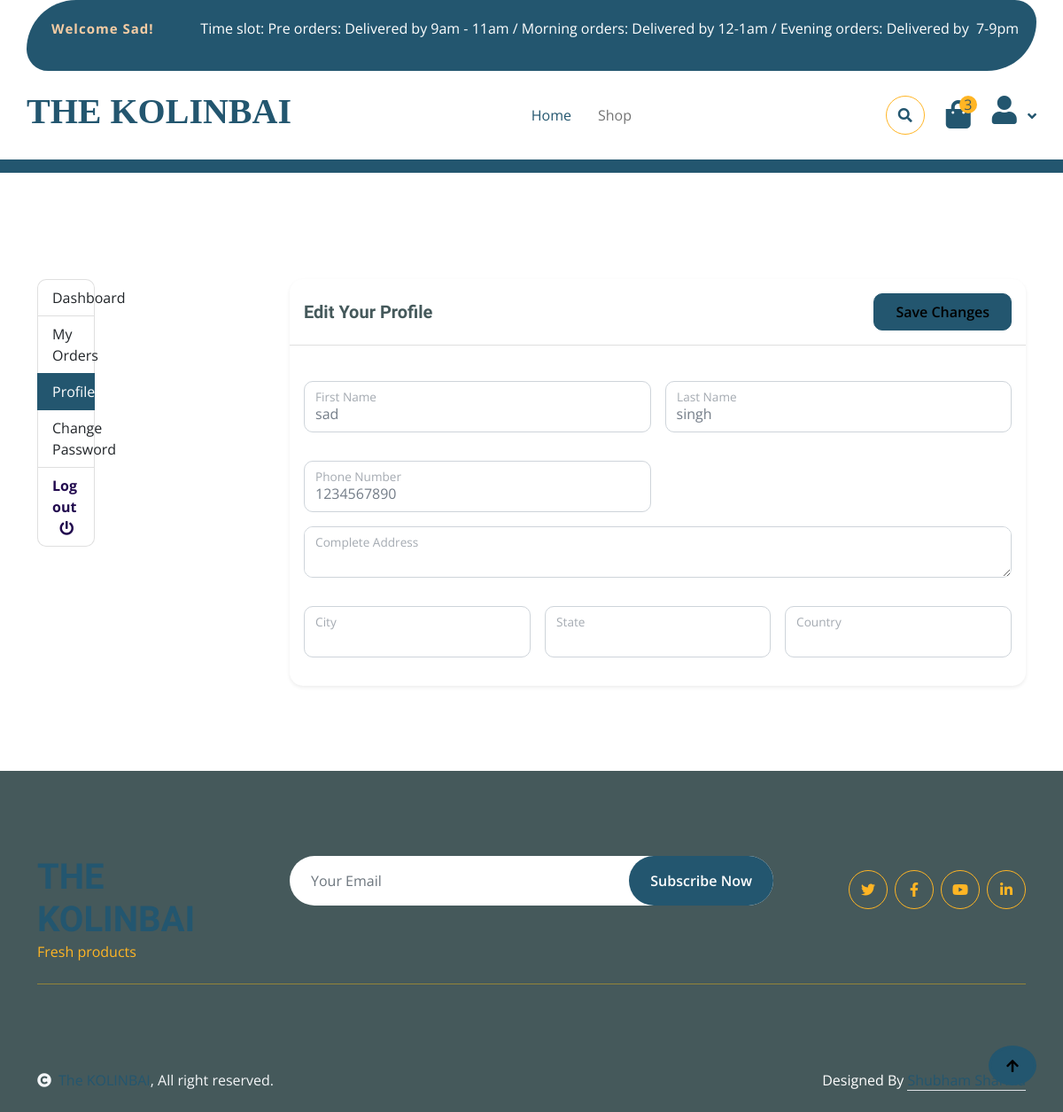
Page /account/edit_profile/ (signed in) on the committed database.
### accounts/models.py (models this page shows, shortened)
class Account(AbstractBaseUser):
    first_name = models.CharField(max_length=50)
    last_name = models.CharField(max_length=50)
    username = models.CharField(max_length=50, unique=False)
    email = models.EmailField(max_length=100, unique=True)
    Phone_number = models.CharField(max_length=50)
    is_admin = models.BooleanField(default=False)
    is_staff = models.BooleanField(default=False)
    is_active = models.BooleanField(default=False)
    is_superadmin = models.BooleanField(default=False)
    date_joined_for_format = models.DateTimeField(auto_now_add=True)
    last_login_for_format  = models.DateTimeField(auto_now_add=True)
    USERNAME_FIELD = 'email'
    REQUIRED_FIELDS = ['username', 'first_name', 'last_name']
    objects = AccountManger()

class UserProfile(models.Model):
    user = models.OneToOneField(Account, on_delete=models.CASCADE)
    address = models.TextField(blank=True, max_length=500)
    profile_picture = models.ImageField(blank=True, upload_to='userprofile', default='static/user_image_default.png')
    city = models.CharField(blank=True, max_length=20)
    state = models.CharField(blank=True, max_length=20)
    country = models.CharField(blank=True, max_length=20)

### accounts/views.py (the view)
# urls.py: path('edit_profile/', views.edit_profile, name='edit_profile'),
@login_required(login_url = 'accounts:login')
def edit_profile(request):
    userprofile = get_object_or_404(UserProfile, user=request.user)
    if request.method == 'POST':
        user_form = UserForm(request.POST, instance=request.user)
        profile_form = UserProfileForm(request.POST, request.FILES, instance=userprofile)
        if user_form.is_valid() and profile_form.is_valid():
            user_form.save()
            profile_form.save()
            messages.success(request, 'Your profile has been updated.')
            return redirect('accounts:edit_profile')
    else:
        user_form = UserForm(instance=request.user)
        profile_form = UserProfileForm(instance=userprofile)
    context = {
        'user_form': user_form,
        'profile_form': profile_form,
        'userprofile': userprofile,
    }
    return render(request, 'shop/accounts/dashboard/edit_profile.html', context)

### accounts/forms.py
class UserForm(forms.ModelForm):
    class Meta:
        model = Account
        fields = ('first_name', 'last_name', 'Phone_number')
    def __init__(self, *args, **kwargs):
        super(UserForm, self).__init__(*args, **kwargs)
        for field in self.fields:
            self.fields[field].widget.attrs['class'] = 'form-control'

class UserProfileForm(forms.ModelForm):
    profile_picture = forms.ImageField(required=False, error_messages = {'invalid':("Image files only")}, widget=forms.FileInput)
    class Meta:
        model = UserProfile
        fields = ('address', 'city', 'state', 'country', 'profile_picture')
    def __init__(self, *args, **kwargs):
        super(UserProfileForm, self).__init__(*args, **kwargs)
        for field in self.fields:
            self.fields[field].widget.attrs['class'] = 'form-control'

### shop/context_processors.py (called while the page is built)
def category_list(request):
    return {
        'categories' : Category.objects.all(),
    }

### templates/shop/accounts/dashboard/edit_profile.html (shortened to what this page needs)
{% extends '../../../base.html' %}
{% load static %}
{% block content %}
<div class="container-fluid bg-primary py-5 mb-5">
    <div class="container">
        <div class="row align-items-center">
            <div class="col-12 text-center">
                <h1 class="text-white display-4">Edit Profile</h1>
                <nav aria-label="breadcrumb">
                    <ol class="breadcrumb justify-content-center bg-transparent mb-0">
                        <li class="breadcrumb-item"><a href="\" class="text-white">Home</a></li>
                        <li class="breadcrumb-item text-white active" aria-current="page">Edit Profile</li>
                    </ol>
                </nav>
            </div>
        </div>
    </div>
</div>
<div class="container py-5">
    <div class="row">
        <div class="col-lg-3 mb-4">
            {% include "includes/dashboard_slider.html" %}
        </div>
        <div class="col-lg-9">
            <div class="card shadow-sm">
                <div class="card-header bg-white py-3 d-flex justify-content-between align-items-center">
                    <h5 class="mb-0">Edit Your Profile</h5>
                    <button type="submit" form="profile-form" class="btn btn-primary">
                        Save Changes
                    </button>
                </div>
                <div class="card-body">
                    <form id="profile-form" action="{% url 'accounts:edit_profile' %}" method="POST" enctype="multipart/form-data">
                        <div class="row g-3">
                            <div class="col-md-6">
                                <div class="form-floating mb-3">
                                    {{user_form.first_name}}
                                    <label>First Name</label>
                                </div>
                            </div>
                            <div class="col-md-6">
                                <div class="form-floating mb-3">
                                    {{user_form.last_name}}
                                    <label>Last Name</label>
                                </div>
                            </div>
                            <div class="col-md-6">
                                <div class="form-floating mb-3">
                                    {{user_form.Phone_number}}
                                    <label>Phone Number</label>
                                </div>
                            </div>
                        </div>
                        <div class="row g-3">
                            <div class="col-12">
                                <div class="form-floating mb-3">
                                    {{profile_form.address}}
                                    <label>Complete Address</label>
                                </div>
                            </div>
                            <div class="col-md-4">
                                <div class="form-floating mb-3">
                                    {{profile_form.city}}
                                    <label>City</label>
                                </div>
                            </div>
                            <div class="col-md-4">
                                <div class="form-floating mb-3">
                                    {{profile_form.state}}
                                    <label>State</label>
                                </div>
                            </div>
                            <div class="col-md-4">
                                <div class="form-floating mb-3">
                                    {{profile_form.country}}
                                    <label>Country</label>
                                </div>
                            </div>
                        </div>
                    </form>
                </div>
            </div>
        </div>
    </div>
</div>
<link rel="stylesheet" href="https://cdnjs.cloudflare.com/ajax/libs/font-awesome/5.15.4/css/all.min.css">
{% endblock content %}

### templates/base.html (shortened to what this page needs)
<!DOCTYPE html>
{% load static %}
<html lang="en">
    <head>
        <link rel="stylesheet" href="https://use.fontawesome.com/releases/v5.15.4/css/all.css"/>
        <link href="https://cdn.jsdelivr.net/npm/bootstrap-icons@1.4.1/font/bootstrap-icons.css" rel="stylesheet">
        <link href="{% static 'assets/lib/lightbox/css/lightbox.min.css' %}" rel="stylesheet">
        <link href="{% static 'assets/lib/owlcarousel/assets/owl.carousel.min.css' %}" rel="stylesheet">
        <link href="{% static 'assets/css/bootstrap.min.css' %}" rel="stylesheet">
        <link href="{% static 'assets/css/style.css' %}" rel="stylesheet">
    </head>
    <body>
        <div class="container-fluid fixed-top">
            <div class="container topbar bg-primary d-none d-lg-block">
                <div class="d-flex justify-content-between">
                    <div class="top-info ps-2">
                        {% if user.id is None %}
                        <div class="left floatleft">
                            <small class="me-3"><i class="fas fa-map-marker-alt me-2 text-secondary"></i> <a href="#" class="text-white">WELCOME GUEST</a></small>
                        </div>
                        {% else %}
                        <div class="left floatleft">
                            <p style="color:#f4cca4"><b>Welcome {{user.first_name | capfirst}}!</b></p>
                        </div>
                        {% endif %}
                    </div>
                    <div>
                        <p style="color: white;">
                            Time slot:
                            Pre orders: Delivered by 9am - 11am /
                            Morning orders: Delivered by 12-1am /
                            Evening orders: Delivered by  7-9pm
                        </p>
                    </div>
                </div>
            </div>
            <div class="container px-0">
                <nav class="navbar navbar-light bg-white navbar-expand-xl">
                    <div>
                    <a href="\" class="navbar-brand"><h1 style="font-family: cursive; font-weight:var(170px)" class="text-primary display-6">THE KOLINBAI</h1></a>
                    </div>
                    <div class="collapse navbar-collapse bg-white" id="navbarCollapse">
                        <div class="navbar-nav mx-auto">
                            <a href="\" class="nav-item nav-link active">Home</a>
                            <a href="{% url 'shop:shop' %}" class="nav-item nav-link">Shop</a>
                        </div>
                        <div class="d-flex m-3 me-0">
                            <button class="btn-search btn border border-secondary btn-md-square rounded-circle bg-white me-4" data-bs-toggle="modal" data-bs-target="#searchModal"><i class="fas fa-search text-primary"></i></button>
                            <a href="{% url 'cart:cart' %}" class="position-relative me-4 my-auto">
                                <i class="fa fa-shopping-bag fa-2x"></i>
                                <span class="position-absolute bg-secondary rounded-circle d-flex align-items-center justify-content-center text-dark px-1" style="top: -5px; left: 15px; height: 20px; min-width: 20px;">3</span>
                            </a>
                            <div class="dropdown">
                                <a href="#" class="dropdown-toggle" role="button" id="userDropdown" data-bs-toggle="dropdown" aria-expanded="false">
                                    <i class="fas fa-user fa-2x"></i>
                                </a>
                            </div>
                        </div>
                    </div>
                </nav>
            </div>
        </div>
        {% block content %}
        {% endblock content %}
         <div class="container-fluid bg-dark text-white-50 footer pt-5 mt-5">
            <div class="container py-5">
                <div class="pb-4 mb-4" style="border-bottom: 1px solid rgba(226, 175, 24, 0.5) ;">
                    <div class="row g-4">
                        <div class="col-lg-3">
                            <a href="#">
                                <h1 class="text-primary mb-0">THE KOLINBAI</h1>
                                <p class="text-secondary mb-0">Fresh products</p>
                            </a>
                        </div>
                        <div class="col-lg-6">
                            <div class="position-relative mx-auto">
                                <input class="form-control border-0 w-100 py-3 px-4 rounded-pill" type="number" placeholder="Your Email">
                                <button type="submit" class="btn btn-primary border-0 border-secondary py-3 px-4 position-absolute rounded-pill text-white" style="top: 0; right: 0;">Subscribe Now</button>
                            </div>
                        </div>
                        <div class="col-lg-3">
                            <div class="d-flex justify-content-end pt-3">
                                <a class="btn  btn-outline-secondary me-2 btn-md-square rounded-circle" href=""><i class="fab fa-twitter"></i></a>
                                <a class="btn btn-outline-secondary me-2 btn-md-square rounded-circle" href=""><i class="fab fa-facebook-f"></i></a>
                                <a class="btn btn-outline-secondary me-2 btn-md-square rounded-circle" href=""><i class="fab fa-youtube"></i></a>
                                <a class="btn btn-outline-secondary btn-md-square rounded-circle" href=""><i class="fab fa-linkedin-in"></i></a>
                            </div>
                        </div>
                    </div>
                </div>
            </div>
        </div>
        <div class="container-fluid copyright bg-dark py-4">
            <div class="container">
                <div class="row">
                    <div class="col-md-6 text-center text-md-start mb-3 mb-md-0">
                        <span class="text-light"><a href="#"><i class="fas fa-copyright text-light me-2"></i>The KOLINBAI</a>, All right reserved.</span>
                    </div>
                    <div class="col-md-6 my-auto text-center text-md-end text-white">
                        Designed By <a class="border-bottom" href="https://www.linkedin.com/in/shubhamsharma-6b583b28a/">Shubham Sharma</a>
                    </div>
                </div>
            </div>
        </div>
        <a href="#" class="btn btn-primary border-3 border-primary rounded-circle back-to-top"><i class="fa fa-arrow-up"></i></a>
    </body>
</html>

### core/static/assets/css/style.css (style rules this page uses)
.back-to-top { position: fixed; right: 30px; bottom: 30px; display: flex; width: 45px; height: 45px; align-items: center; justify-content: center; transition: 0.5s; z-index: 99; }
.btn { font-weight: 600; transition: .5s; }
.btn-md-square { width: 44px; height: 44px; }
.btn-square, .btn-sm-square, .btn-md-square, .btn-lg-square { padding: 0; display: flex; align-items: center; justify-content: center; font-weight: normal; }
.btn.border-secondary { transition: 0.5s; }
.fixed-top { transition: 0.5s; background: var(--bs-white); border: 0; }
.topbar { padding: 20px; border-radius: 230px 100px; }
.topbar .top-info { font-size: 15px; line-height: 0; letter-spacing: 1px; display: flex; align-items: center; }
.navbar .navbar-nav .nav-link { padding: 10px 15px; font-size: 16px; transition: .5s; }
.navbar { height: 100px; border-bottom: 1px solid rgba(255, 255, 255, .1); }
.navbar .navbar-nav .nav-link:hover, .navbar .navbar-nav .nav-link.active, .fixed-top.bg-white .navbar .navbar-nav .nav-link:hover, .fixed-top.bg-white .navbar .navbar-nav .nav-link.active { color: var(--bs-primary); }
.navbar .dropdown-toggle::after { border: none; content: "\f107"; font-family: "Font Awesome 5 Free"; font-weight: 700; vertical-align: middle; margin-left: 8px; }

### templates/shop/accounts/dashboard/edit_profile.html (style rules this page uses)
.form-floating > label { padding: 1rem 0.75rem; }
.form-floating > .form-control { padding: 1rem 0.75rem; }
.card { border: none; border-radius: 15px; }
.card-header { border-radius: 15px 15px 0 0 !important; }
.btn-primary { padding: 0.5rem 1.5rem; }
.breadcrumb-item + .breadcrumb-item::before { color: white; }

### rows in the picture
Account: first_name "Sad", first_name "sad", last_name "singh", Phone_number "1234567890"
